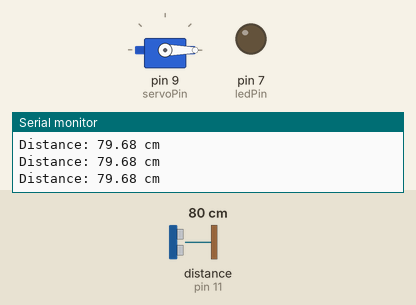
Simulated run of this sketch. Board: Arduino Uno, built with avr-gcc and run on an emulated ATmega328P. On the bench: servo, output pins drawn as LEDs (lit = HIGH), the last lines printed to the serial monitor. Wiring (inferred from the names in the program): ultrasonic range finder: trigger pin 10; echo pin 11. Inputs (shaded band) come from the test bench; at power-on: distance to the obstacle (sensor on pin 11) 80 cm. The echo pulse lasts 58.3 µs per cm; pins used as bus, display or sensor lines are not drawn.

Above: at 1.2 s.
1.3 s: distance to the obstacle (sensor on pin 11) set to 12 cm
2.8 s: distance to the obstacle (sensor on pin 11) set to 9 cm
At 3.9 s:
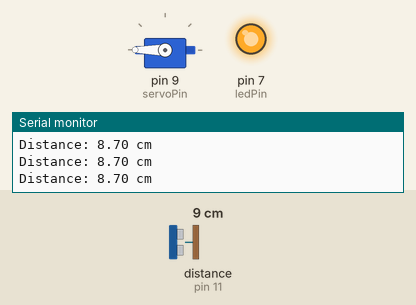
4.3 s: distance to the obstacle (sensor on pin 11) set to 35 cm
At 5.6 s:
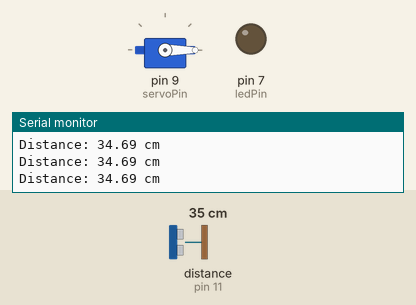
5.9 s: distance to the obstacle (sensor on pin 11) set to 2 cm
At 6.4 s:
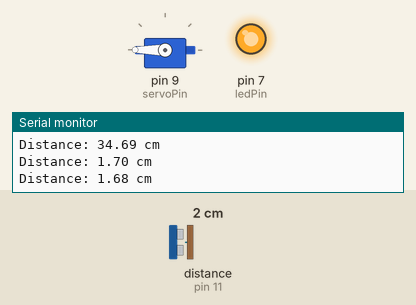
Timing chart, 0 to 8.5 s (numbered marks = the images above; inputs shaded):
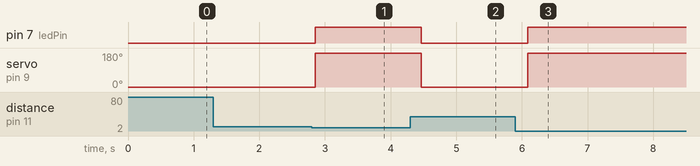

Measured:
- the behaviour switches between 11 and 10 cm on distance to the obstacle (sensor on pin 11) (found by bisection; images 0 and 1)
- after the input at 2.8 s, pin 7 (ledPin): LOW → HIGH after 0.05 s; servo on pin 9 (servoPin): 0° → 180° after 0.05 s
- after the input at 4.3 s, pin 7 (ledPin): HIGH → LOW after 0.17 s; servo on pin 9 (servoPin): 180° → 0° after 0.17 s
- after the input at 5.9 s, pin 7 (ledPin): LOW → HIGH after 0.19 s; servo on pin 9 (servoPin): 0° → 180° after 0.19 s

The sketch:

Servo_Ultrasonic_Control.ino
```cpp
#include <Servo.h>

Servo myServo;

const int trigPin = 10;
const int echoPin = 11;
const int servoPin = 9;
const int ledPin = 7;

long duration;
float distance;

void setup() {
  pinMode(trigPin, OUTPUT);
  pinMode(echoPin, INPUT);
  pinMode(ledPin, OUTPUT);

  myServo.attach(servoPin);
  myServo.write(0); // الوضع الابتدائي

  digitalWrite(ledPin, LOW);

  Serial.begin(9600);
}

void loop() {

  // إرسال نبضة إلى حساس HC-SR04
  digitalWrite(trigPin, LOW);
  delayMicroseconds(2);

  digitalWrite(trigPin, HIGH);
  delayMicroseconds(10);
  digitalWrite(trigPin, LOW);

  // قراءة زمن رجوع الموجة
  duration = pulseIn(echoPin, HIGH);

  // حساب المسافة بالسنتيمتر
  distance = duration * 0.0343 / 2;

  Serial.print("Distance: ");
  Serial.print(distance);
  Serial.println(" cm");

  // التحكم في السيرفو والـ LED
  if (distance <= 10) {
    myServo.write(180);          // تحريك السيرفو إلى 90 درجة
    digitalWrite(ledPin, HIGH); // تشغيل LED
  } else {
    myServo.write(0);           // إعادة السيرفو للوضع الأصلي
    digitalWrite(ledPin, LOW);  // إطفاء LED
  }

  delay(200);
}
```
